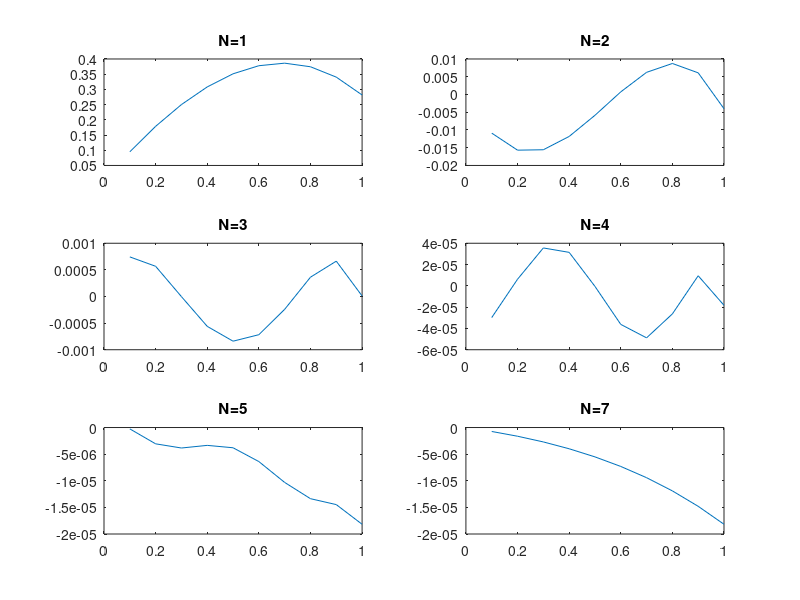
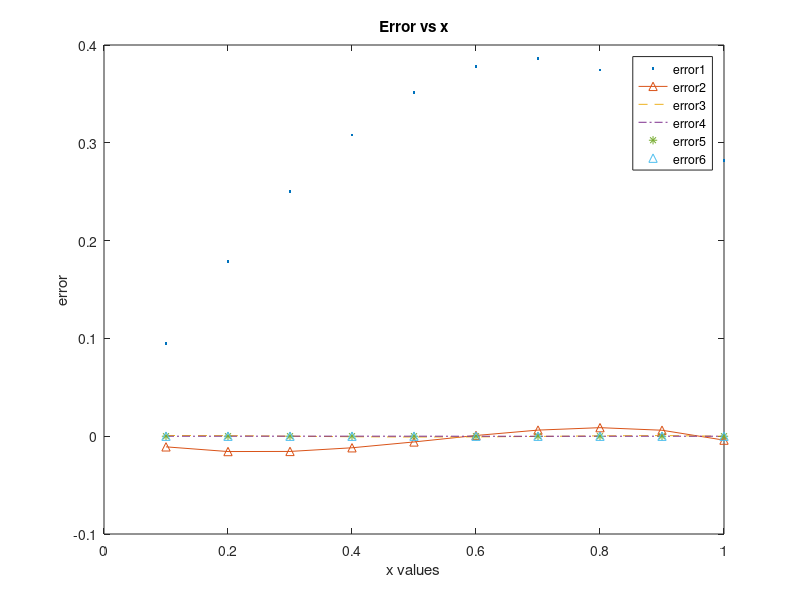

Write MATLAB code to recreate these figures, in order.
clear all;close all;clc;
%%
% AKSHAY J_21105012
%%
%AX=B,MATRIX FORM
x=linspace(0.1,1,10);
%%
%exact solution
y_exact=(2.7183).^x;
%%
%N=1
y1=1+2.*x;
error1=y1-y_exact;
%%
%N=2
A=[1/2 2/3;1/6 5/12];
B=[1;1/2];
X=A\B;
y2=1+X(1,1).*x+X(2,1).*x.^2;
error2=y2-y_exact;
%%
%N=3
A=[1/2 2/3 3/4;1/6 5/12 11/20;1/12 3/10 13/30];
B=[1;1/2;1/3];
X=A\B;
y3=1+X(1,1).*x+X(2,1).*x.^2+X(3,1).*x.^3;
error3=y3-y_exact;
%%
%N=4
A=[1/2 2/3 3/4 4/5;1/6 5/12 11/20 19/30;1/12 3/10 13/30 11/21;1/20 7/30 15/42 25/56];
B=[1;1/2;1/3;1/4];
X=A\B;
y4=1+X(1,1).*x+X(2,1).*x.^2+X(3,1).*x.^3+X(4,1).*x.^4;
error4=y4-y_exact;
%%
%N=5
A=[1/2 2/3 3/4 4/5 5/6;1/6 5/12 11/20 19/30 29/42;1/12 3/10 13/30 11/21 33/56;1/20 7/30 15/42 25/56 37/72;1/30 4/21 17/56 7/18 41/90];
B=[1;1/2;1/3;1/4;1/5];
X=A\B;
y5=1+X(1,1).*x+X(2,1).*x.^2+X(3,1).*x.^3+X(4,1).*x.^4+X(5,1).*x.^5;
error5=y5-y_exact;
%%
%N=7
A=[1/2 2/3 3/4 4/5 5/6 6/7 7/8;1/6 5/12 11/20 19/30 29/42 41/56 55/72;1/12 3/10 13/30 11/21 33/56 23/36 61/90;1/20 7/30 15/42 25/56 37/72 51/90 67/110;1/30 4/21 17/56 7/18 41/90 28/55 73/132;1/42 9/56 19/72 31/90 45/110 61/132 79/156;1/56 10/72 21/90 34/110 49/132 66/156 85/182];
B=[1;1/2;1/3;1/4;1/5;1/6;1/7];
X=A\B;
y7=1+X(1,1).*x+X(2,1).*x.^2+X(3,1).*x.^3+X(4,1).*x.^4+X(5,1).*x.^5+X(6,1).*x.^6+X(7,1).*x.^7;
error7=y7-y_exact;
%%
%plotting
figure;
subplot(3,2,1)
plot(x,error1)
title('N=1');
subplot(3,2,2)
plot(x,error2)
title('N=2');
subplot(3,2,3)
plot(x,error3)
title('N=3');
subplot(3,2,4)
plot(x,error4)
title('N=4');
subplot(3,2,5)
plot(x,error5)
title('N=5');
subplot(3,2,6)
plot(x,error7)
title('N=7');
figure;
plot(x,error1,'.',x,error2,'-^',x,error3,'--',x,error4,'-.',x,error5,'*',x,error7,'^');
legend('error1','error2','error3','error4','error5','error6','error7')
title('Error vs x');
xlabel('x values');
ylabel('error');
